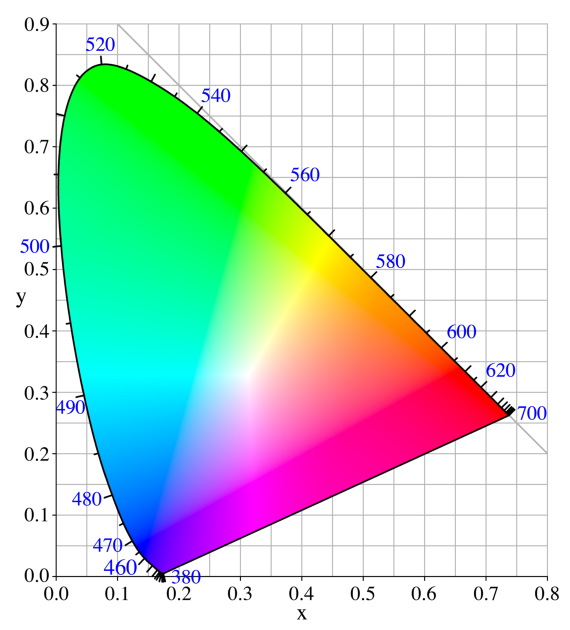
#> input picture CIExy1931.png, 1140 x 1260 px (shown at 1/2 size)
$ jupyter execute ConservationPreprocessorV_1.ipynb   (shell and % lines are left out)
#> lines starting #> are read from the running program, lines starting #| are printed output that depends on the picture
<a href="https://colab.research.google.com/github/hsandaver/hsandaver/blob/main/ConservationPreprocessorV_1.ipynb" target="_parent"></a>

[cell 1]
# Install necessary libraries

# Import required libraries
from google.colab import files
from PIL import Image
import cv2
import numpy as np
import matplotlib.pyplot as plt
from ipywidgets import interact, widgets

# Step 1: Upload an image
uploaded = files.upload()
#> the answer given: CIExy1931.png

# Step 2: Load image using PIL
for fn in uploaded.keys():
    img = Image.open(fn)
#> img is the input picture: PIL image 1140x1260 RGB; mean R, G, B 199.4, 220.7, 210.7

# Step 3: Convert image to grayscale
img_gray = img.convert('L')
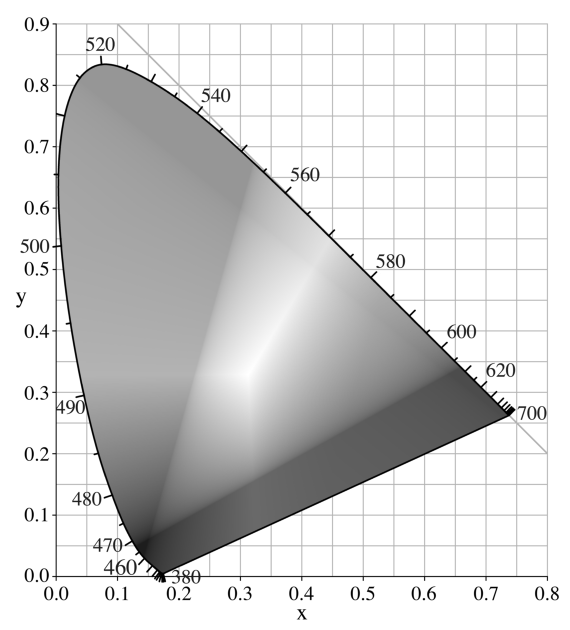
#> img_gray: PIL image 1140x1260 L (shown at 1/2 size); min 0, max 255, mean 213.2

# Step 4: Resize image while maintaining aspect ratio
max_size = 800
img_width, img_height = img_gray.size
#> img_width = 1140; img_height = 1260
aspect_ratio = img_width / img_height
#> aspect_ratio = 0.905

if img_width > img_height:
    new_width = max_size
    new_height = int(max_size / aspect_ratio)
else:
    new_height = max_size
    new_width = int(max_size * aspect_ratio)
#> new_width = 723

img_resized = img_gray.resize((new_width, new_height))
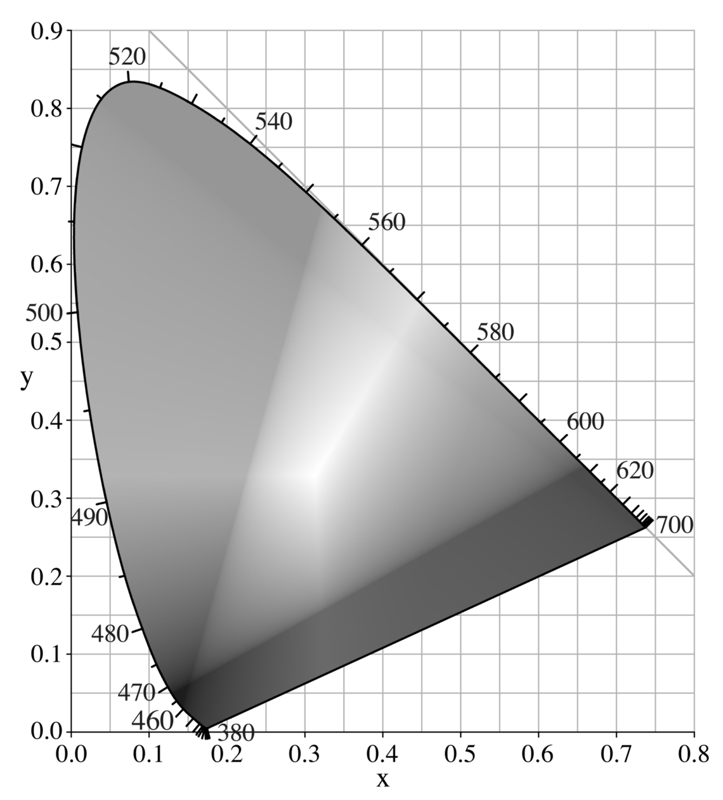
#> img_resized: PIL image 723x800 L; min 0, max 255, mean 213.1
#> the sliders are set to clip_limit = 2.0, grid_size = 8
img_array = np.array(img_resized)

# Step 5: Interactive function for contrast and brightness adjustment
def adjust_image(clip_limit, grid_size):
    # Enhance contrast with CLAHE (Contrast Limited Adaptive Histogram Equalization)
#> called with clip_limit = 2, grid_size = 8
    clahe = cv2.createCLAHE(clipLimit=clip_limit, tileGridSize=(grid_size, grid_size))
    img_clahe = clahe.apply(img_array)
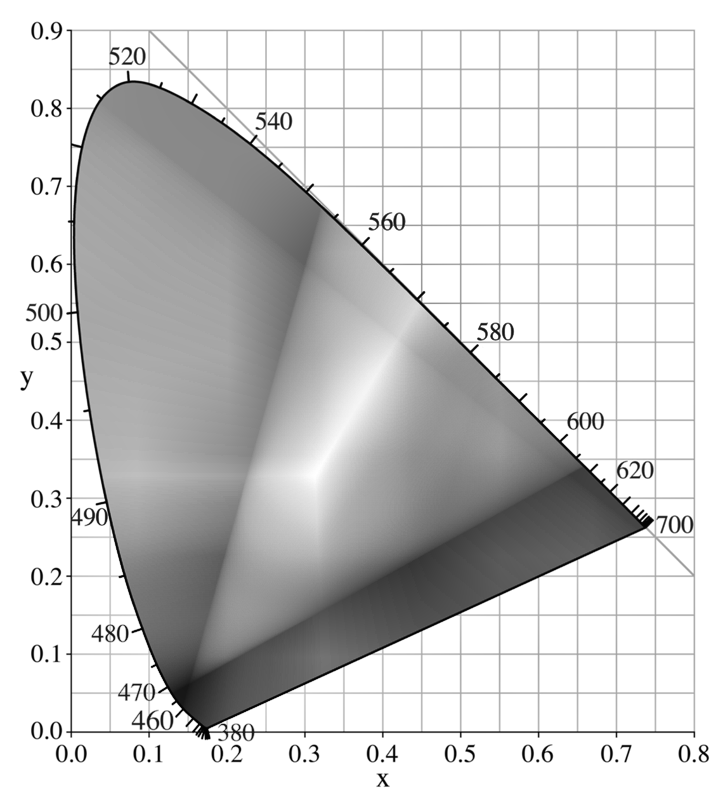
#> img_clahe: shape (800, 723); min 1, max 255, mean 208.2

    # Display enhanced image
    fig, ax = plt.subplots(1, 2, figsize=(10, 5), gridspec_kw={'width_ratios': [1, 1]})

    ax[0].imshow(img_array, cmap='gray')
    ax[0].set_title('Original Image')
    ax[0].axis('off')

    ax[1].imshow(img_clahe, cmap='gray')
    ax[1].set_title('Enhanced Image')
    ax[1].axis('off')

    plt.show()
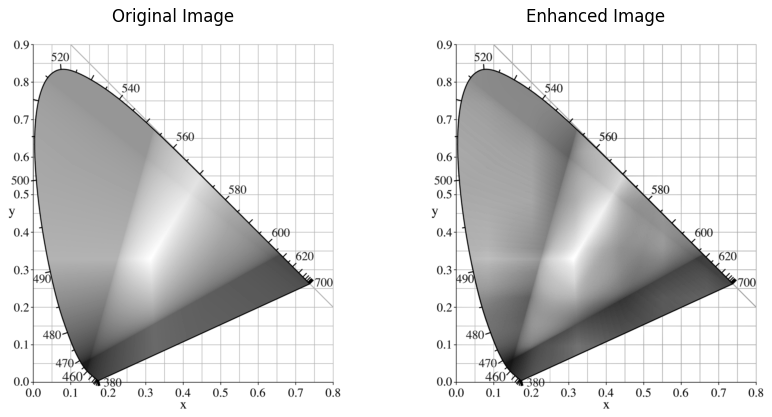
#> figure drawn by matplotlib, 2 panels

# Step 6: Create interactive widgets
interact(adjust_image,
         clip_limit=widgets.FloatSlider(value=2.0, min=1.0, max=10.0, step=0.1, description='Clip Limit'),
         grid_size=widgets.IntSlider(value=8, min=1, max=16, step=1, description='Grid Size'));
